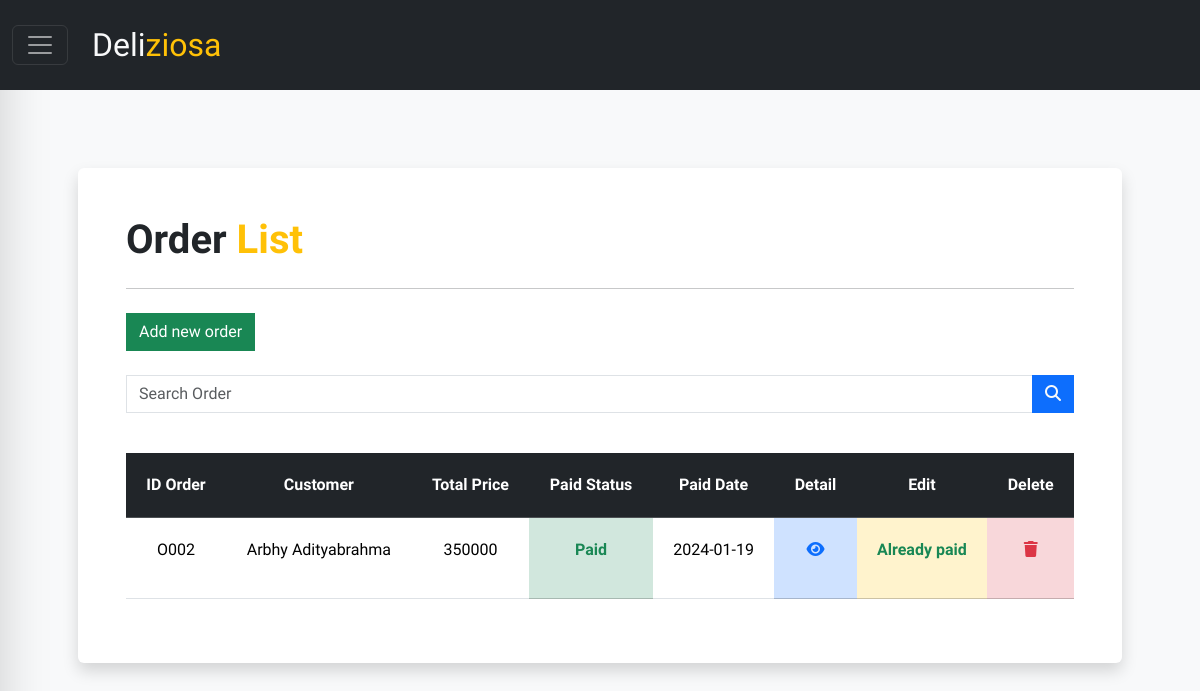
Screenshot of /public/orders/index (signed in) with the database file from the repository.
### tables this page shows
CREATE TABLE `orders` (
  `id_orders` varchar(4) NOT NULL,
  `customers_id` varchar(4) NOT NULL,
  `total_price` int(15) UNSIGNED DEFAULT 0,
  `meals_id` varchar(4) NOT NULL,
  `paid_stat` enum('Paid','Pending') NOT NULL DEFAULT 'Pending',
  `date_paid` date DEFAULT NULL,
  `date_reservation` date NOT NULL,
  `ticket` varchar(8) DEFAULT NULL
);

CREATE TABLE `customers` (
  `id_customers` varchar(4) NOT NULL,
  `numbers_phone` varchar(12) NOT NULL,
  `email` varchar(89) NOT NULL,
  `name` varchar(45) NOT NULL,
  `password` varchar(20) NOT NULL DEFAULT 'user123'
);

### app/core/Controller.php (called while the page is built, shortened)
<?php
class Controller {
    public function view($view, $data = []) {
        require_once "../app/views/".$view.".php";
    }
    public function model($model) {
        return new $model;
    }
}

### app/controllers/Orders.php (called while the page is built, shortened)
<?php
class Orders extends Controller {
    public function index() {
        if(isset($_SESSION['is_admin'])) {
            $data['title'] = 'Order List';
            $data['orders'] = $this->model('Orders_model')->getAllOrders();
        } else {
            $data['title'] = 'Order List';
            $data['orders'] = $this->model('Orders_model')->getOrdersByCustomer($_SESSION['id_user']);
        }
        $this->view('orders/index', $data);
    }
}

### app/core/App.php (called while the page is built, shortened)
<?php
class App {
    protected $method = 'index';
    protected $params = [];
    public function __construct() {
        $url = $this->parseURL();
        if(!empty($url) && file_exists('../app/controllers/'.$url[0].'.php')) {
            unset($url[0]);
        }
        $this->controller = new $this->controller;
        if(isset($url[1])) {
            if(method_exists($this->controller, $url[1])) {
                $this->method = $url[1];
            }
        }
        call_user_func_array([$this->controller, $this->method], $this->params);
    }
    public function parseURL() {
        if(isset($_GET['url'])) {
            $url = rtrim($_GET['url'], '/');
            $url = filter_var($url, FILTER_SANITIZE_URL);
            $url = explode('/', $url);
            return $url;
        }
    }
}

### public/index.php (called while the page is built, shortened)
<?php
$app = new App;

### app/core/Database.php (called while the page is built, shortened)
<?php
class Database {
    private $host = DB_HOST;
    private $user = DB_USER;
    private $pass = DB_PASS;
    private $db_name = DB_NAME;
    public function __construct() {
        $dsn = 'mysql:host='.$this->host.';dbname='.$this->db_name;
        $option = [
            PDO::ATTR_PERSISTENT => true,
            PDO::ATTR_ERRMODE => PDO::ERRMODE_EXCEPTION
        ];
        try {
            $this->dbh = new PDO($dsn, $this->user, $this->pass, $option);
        } catch (PDOExepction $e) {
             die($e->getMessage());
        }
    }
    public function query($query) {
        $this->stmt = $this->dbh->prepare($query);
    }
    public function execute() {
        $this->stmt->execute();
    }
    public function resultSet() {
        $this->execute();
        return $this->stmt->fetchAll(PDO::FETCH_ASSOC);
    }
}

### app/models/Orders_model.php (called while the page is built, shortened)
<?php
class Orders_model {
    private $table = 'orders';
    private $db;
    public function __construct() {
        $this->db = new Database;
    }
    public function getAllOrders() {
        $this->db->query('SELECT c.name, o.*, m.meals_type
                                    FROM '.$this->table.' o
                                    JOIN customers c ON c.id_customers = o.customers_id
                                    JOIN meals m ON m.id_meals = o.meals_id');
        return $this->db->resultSet();
    }
}

### app/views/orders/index.php (the view, shortened to what this page needs)
<main class="container p-5">
  <section
    class="bg-white shadow order-data rounded p-5 w-100 overflow-x-scroll"
  >
    <div class="d-flex justify-content-between">
      <h1 class="fs-1 fw-semibold">Order <span class="text-warning">List</span></h1>
    </div>
    <hr />
    <a href="<?= BASEURL; ?>orders/form" class="btn btn-green mt-2 rounded-0 border border-success">
      Add new order
    </a>
    <form action="<?= BASEURL; ?>orders/search" method="post" class="mt-4">
      <div class="input-group mb-3 z-0">
        <input
          type="text"
          class="form-control rounded-0 z-0"
          placeholder="Search Order"
          aria-label="Search Order"
          aria-describedby="button-search"
          name="keyword"
        />
        <button
          class="btn btn-primary rounded-0"
          type="submit"
          id="button-search"
        >
          <i class="fa-solid fa-magnifying-glass text-light"></i>
        </button>
      </div>
    </form>
    <table class="table table-hover mt-4">
      <thead class="table-dark">
        <tr>
          <th scope="col">ID Order</th>
          <th scope="col">Customer</th>
          <th scope="col">Total Price</th>
          <th scope="col">Paid Status</th>
          <th scope="col">Paid Date</th>
          <th scope="col">Detail</th>
          <th scope="col">Edit</th>
          <th scope="col">Delete</th>
        </tr>
      </thead>
      <tbody>
        <?php foreach($data['orders'] as $order) :?>
        <tr>
          <td><?=$order['id_orders'];?></td>
          <td><?=$order['name'];?></td>
          <td><?=$order['total_price'];?></td>
          <?= ($order['paid_stat'] !== 'Paid')
                ? '<td class="fw-semibold table-danger text-danger">'.$order['paid_stat'].'</td>'
                : '<td class="fw-semibold table-success text-success">'.$order['paid_stat'].'</td>';?>
          <td><?= (is_null($order['date_paid'])) ? '-' : $order['date_paid'];?></td>
          <td class="table-primary">
            <a data-bs-toggle="modal" data-bs-target="#detailModal" onclick="showDetail(this)" data-id="<?=$order['id_orders'];?>">
              <i class="fa-solid fa-eye text-primary"></i>
            </a>
          </td>
          <?php if($order['total_price'] != 0 && $order['paid_stat'] !== 'Paid') : ?>
            <td class="table-warning">
              <a href="<?= BASEURL; ?>orders/form/<?=$order['id_orders'];?>" class="text-decoration-none"
                ><i class="text-warning fa-solid fa-pen"></i
              ></a>
            </td>
          <?php else : ?>
            <td class="table-warning">
              <?= ($order['paid_stat'] !== 'Paid')? '<p class="text-danger fw-semibold">Add reservation first</p>' : '<p class="text-success fw-semibold">Already paid</p>'?>
            </td>
          <?php endif ?>
          <td class="table-danger">
            <a href="<?= BASEURL; ?>orders/delete/<?=$order['id_orders'];?>" class="text-decoration-none"
              ><i class="text-danger fa-solid fa-trash"></i
            ></a>
          </td>
        </tr>
        <?php endforeach; ?>
      </tbody>
    </table>
  </section>
</main>

### public/css/index.css (style rules this page uses)
body { scroll-behavior: smooth; }
* { font-family: 'Quicksand', serif; box-sizing: border-box; }
th, td { text-align: center; padding: 20px !important; }
.w-100 { width: 100%; }
.bg-white { background: #fff; }
.btn-green { background: #198754; color: white !important; }
.order-data { margin-top: 15vh; }

### rows the page displays
orders: id_orders "O002", customers.name "Arbhy Adityabrahma", total_price "350000", paid_stat "Paid", date_paid "2024-01-19", shows "Already paid"
